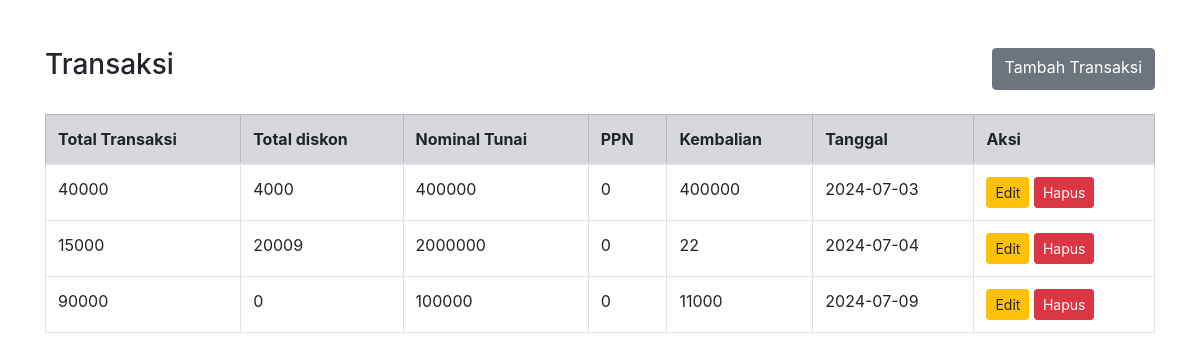
Before: /page/transaksi/index.php with the older database file.
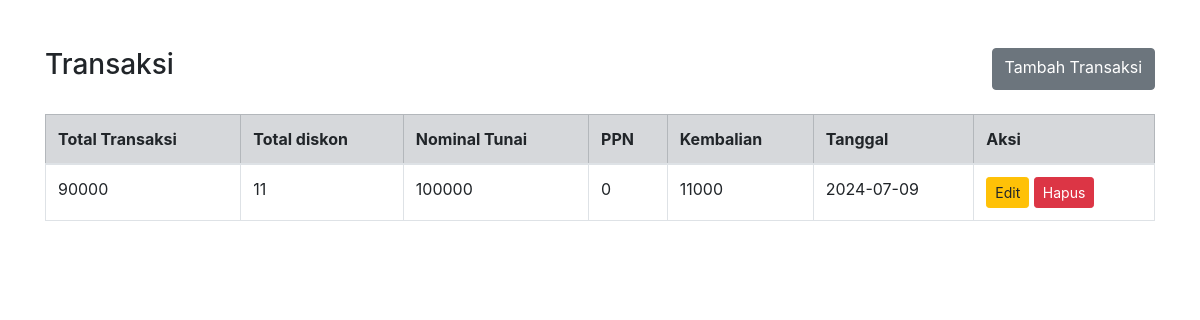
After: the same page with the newer database file.
### tables this page shows
CREATE TABLE `transaksi` (
  `id_transaksi` int(11) NOT NULL,
  `id_user` int(11) NOT NULL,
  `id_member` int(11) NOT NULL,
  `id_cabang` int(11) NOT NULL,
  `id_transaksi_detail` int(11) NOT NULL,
  `kembalian` int(11) NOT NULL,
  `ppn` int(11) NOT NULL,
  `tanggal` date NOT NULL,
  `total_diskon` int(11) NOT NULL,
  `total_transaksi` int(11) NOT NULL,
  `nominal_tunai` int(11) NOT NULL,
  `invoice` int(11) NOT NULL
);

### page/transaksi/index.php (the view, shortened to what this page needs)
<!DOCTYPE html>
<html lang="en">
<head>
    <link href="https://maxcdn.bootstrapcdn.com/bootstrap/4.5.2/css/bootstrap.min.css" rel="stylesheet">
</head>
<body>
    <div class="container mt-5">
        <div class="d-flex justify-content-between mb-4">
            <h3>Transaksi</h3>
            <a href="index.php?page=transaksi&act=tambah" class="btn btn-secondary">Tambah Transaksi</a>
        </div>
        <div class="table-responsive">
            <table class="table table-bordered">
                <thead class="table-secondary">
                    <tr>
                        <th>Total Transaksi</th>
                        <th>Total diskon</th>
                        <th>Nominal Tunai</th>
                        <th>PPN</th>
                        <th>Kembalian</th>
                        <th>Tanggal</th>
                        <th>Aksi</th>
                    </tr>
                </thead>
                <tbody>
                    <?php
                    $pdo = koneksi::connect();
                    $sql = 'SELECT * FROM transaksi';
                    foreach ($pdo->query($sql) as $row) {
                    ?>
                        <tr>
                            <td><?php echo ($row['total_transaksi']) ?></td>
                            <td><?php echo ($row['total_diskon']) ?></td>
                            <td><?php echo ($row['nominal_tunai']) ?></td>
                            <td><?php echo ($row['ppn']) ?></td>
                            <td><?php echo ($row['kembalian']) ?></td>
                            <td><?php echo ($row['tanggal']) ?></td>
                            <td>
                                <a href="index.php?page=transaksi&act=edit&id_transaksi=<?php echo $row['id_transaksi'] ?>" class="btn btn-warning btn-sm">
                                   <i class="fas fa-edit"></i> Edit
                                </a>
                                <a href="index.php?page=transaksi&act=hapus&id_transaksi=<?php echo $row['id_transaksi'] ?>" class="btn btn-danger btn-sm" onclick="return confirm('Apakah anda ingin menghapus data ini?')">
                                    <i class="fas fa-trash"></i> Hapus
                                </a>
                            </td>
                        </tr>
                    <?php
                    }
                    ?>
                </tbody>
            </table>
        </div>
    </div>
</body>
</html>

Changed rows visible on the page:
removed transaksi: total_transaksi "40000", total_diskon "4000", nominal_tunai "400000", ppn "0", kembalian "400000", tanggal "2024-07-03"
removed transaksi: total_transaksi "15000", total_diskon "20009", nominal_tunai "2000000", ppn "0", kembalian "22", tanggal "2024-07-04"
changed transaksi: total_diskon "0" → "11"
